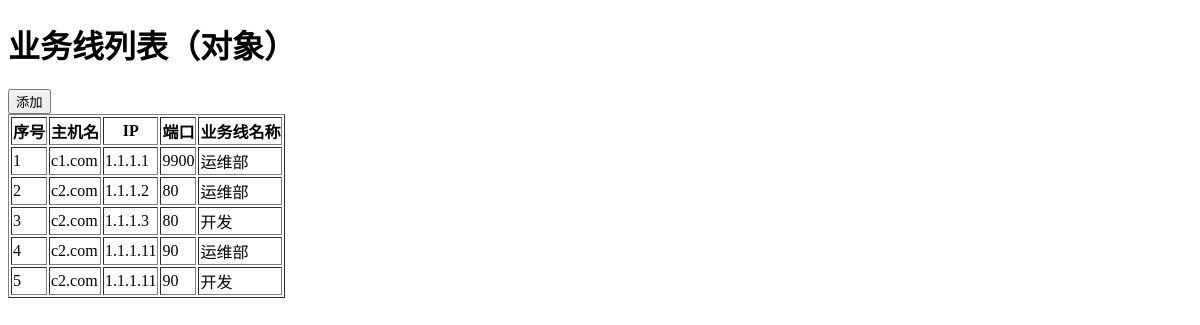
The page /host/ on the database its author committed.
### app01/models.py (models this page shows)
class Host(models.Model):
    nid=models.AutoField(primary_key=True)
    hostname=models.CharField(max_length=32,db_index=True)
    ip=models.GenericIPAddressField(protocol='both',db_index=True)
    port=models.IntegerField()
    b=models.ForeignKey(to='Business',to_field='id',on_delete=models.CASCADE)

class Business(models.Model):
    caption=models.CharField(max_length=32)
    code=models.CharField(max_length=32,null=True,default='sa')

### app01/views.py (the view, shortened to what this page needs)
# urls.py: url('host/$',views.host),
def host(request):
    if request.method=='GET':
        v1=models.Host.objects.filter(nid__gt=0)
        b_list=models.Business.objects.all()
        return render(request, 'host.html', {'v1': v1,'b_list':b_list})

### templates/host.html (shortened to what this page needs)
<!DOCTYPE html>
<html lang="en">
<head>
</head>
<body>
<h1>业务线列表（对象）</h1>
<div>
    <input type="button" value="添加"id="add_host">
</div>
<table border="1">
    <thread>
        <tr>
            <th>序号</th>
            <th>主机名</th>
            <th>IP</th>
            <th>端口</th>
            <th>业务线名称</th>
        </tr>
    </thread>
    <tbody>
    {% for row in v1 %}
    <tr hostname-id="{{row.nid}}" bid="{{row.b_id}}">
        <td>{{forloop.counter}}</td>
        <td>{{row.hostname}}</td>
        <td>{{row.ip}}</td>
        <td>{{row.port}}</td>
        <td>{{row.b.caption}}</td>
    </tr>
    {% endfor %}
    </tbody>
</table>
</body>
</html>

### rows shown on the page
Host: hostname "c1.com", ip "1.1.1.1", port "9900", b.caption "运维部"
Host: hostname "c2.com", ip "1.1.1.2", port "80", b.caption "运维部"
Host: hostname "c2.com", ip "1.1.1.3", port "80", b.caption "开发"
Host: hostname "c2.com", ip "1.1.1.11", port "90", b.caption "运维部"
Host: hostname "c2.com", ip "1.1.1.11", port "90", b.caption "开发"
